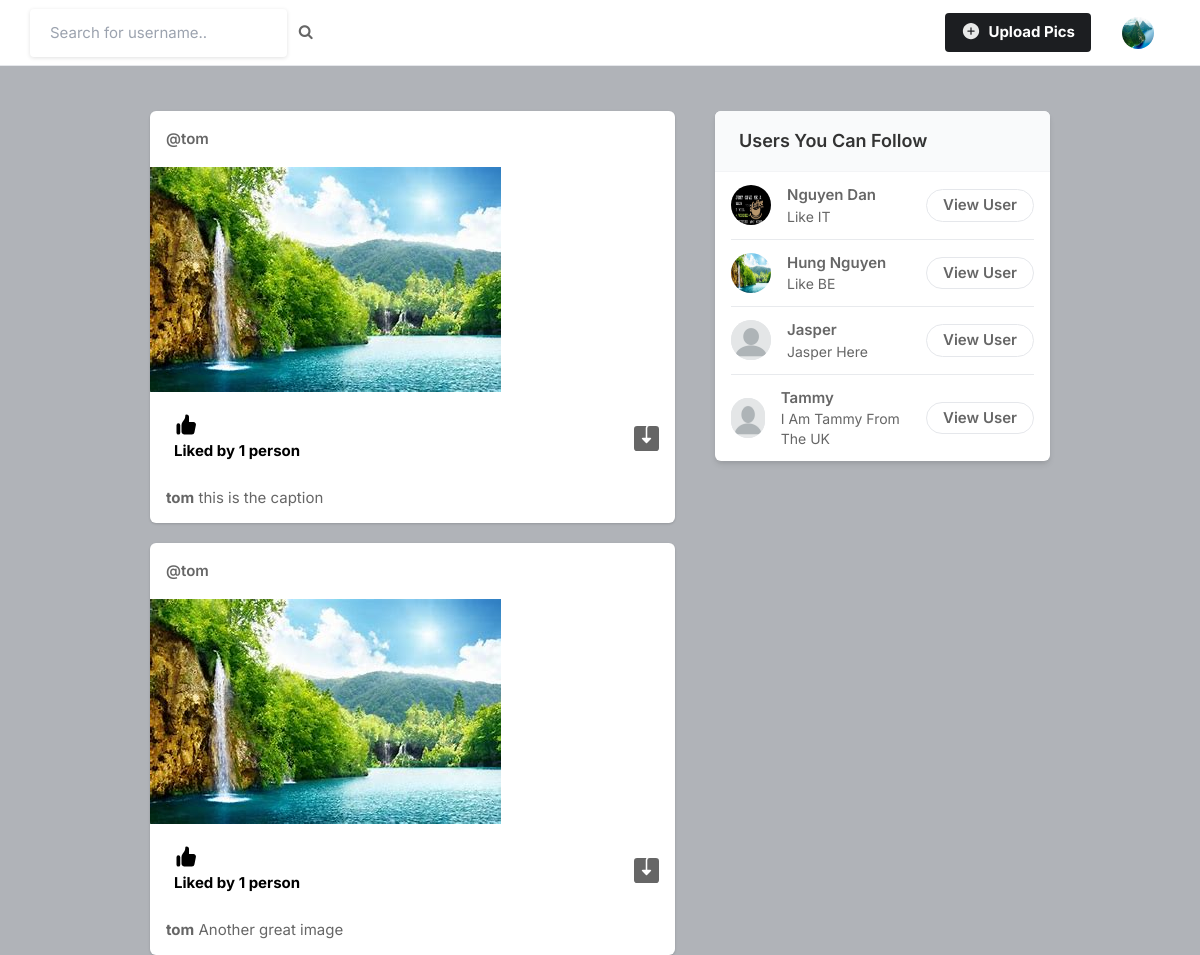
The page / (signed in) on the database its author committed.
### core/models.py (models this page shows, shortened)
class Profile(models.Model):
    user = models.ForeignKey(User, on_delete=models.CASCADE)
    id_user = models.IntegerField()
    bio = models.TextField(blank=True)
    profileimg = models.ImageField(upload_to='profile_images', default='blank-profile-picture.png')
    location = models.CharField(max_length=100, blank=True)

class Post(models.Model):
    id = models.UUIDField(primary_key=True, default=uuid.uuid4)
    user = models.CharField(max_length=100)
    image = models.ImageField(upload_to='post_images')
    caption = models.TextField()
    created_at = models.DateTimeField(default=datetime.now)
    no_of_likes = models.IntegerField(default=0)

### core/views.py (the view)
# urls.py: path('', views.index, name='index'),
@login_required(login_url='signin')
def index(request):
    user_object = User.objects.get(username=request.user.username)
    user_profile = Profile.objects.get(user=user_object)
    user_following_list = []
    feed = []
    user_following = FollowersCount.objects.filter(follower=request.user.username)
    for users in user_following:
        user_following_list.append(users.user)
    for usernames in user_following_list:
        feed_lists = Post.objects.filter(user=usernames)
        feed.append(feed_lists)
    feed_list = list(chain(*feed))
    all_users = User.objects.all()
    user_following_all = []
    for user in user_following:
        user_list = User.objects.get(username=user.user)
        user_following_all.append(user_list)
    new_suggestions_list = [x for x in list(all_users) if (x not in list(user_following_all))]
    current_user = User.objects.filter(username=request.user.username)
    final_suggestions_list = [x for x in list(new_suggestions_list) if ( x not in list(current_user))]
    random.shuffle(final_suggestions_list)
    username_profile = []
    username_profile_list = []
    for users in final_suggestions_list:
        username_profile.append(users.id)
    for ids in username_profile:
        profile_lists = Profile.objects.filter(id_user=ids)
        username_profile_list.append(profile_lists)
    suggestions_username_profile_list = list(chain(*username_profile_list))
    return render(request, 'index.html', {'user_profile': user_profile, 'posts':feed_list, 'suggestions_username_profile_list': suggestions_username_profile_list[:4]})

### templates/index.html (shortened to what this page needs)
{% load static %}
<!DOCTYPE html>
<html lang="en">
<head>
    <link rel="stylesheet" href="{% static 'assets/css/icons.css' %}">
    <link rel="stylesheet" href="{% static 'assets/css/uikit.css' %}">
    <link rel="stylesheet" href="{% static 'assets/css/style.css' %}">
    <link rel="stylesheet" href="{% static 'assets/css/tailwind.css' %}">
    <link rel="stylesheet" href="https://cdnjs.cloudflare.com/ajax/libs/font-awesome/4.7.0/css/font-awesome.min.css">
</head>
<body>
            <header>
                <div class="header_inner">
                    <form action="/search" method="POST">
                    <div class="left-side">
                            <input type="text" name="username" placeholder="Search for username..">&nbsp; &nbsp;
                            <button type="submit"><i class="fa fa-search fa-1x"></i></button>
                    </div>
                    </form>
                    <div class="right-side lg:pr-4">
                        <a href="#"
                            class="bg-pink-500 flex font-bold hidden hover:bg-pink-600 hover:text-white inline-block items-center lg:block max-h-10 mr-4 px-4 py-2 rounded shado text-white">
                            <ion-icon name="add-circle" class="-mb-1
                             mr-1 opacity-90 text-xl uilus-circle"></ion-icon> Upload Pics
                        </a>
                        <a href="#">
                            <img src="{{user_profile.profileimg.url}}" class="header-avatar" alt="">
                        </a>
                    </div>
                </div>
            </header>
            <div class="container m-auto">
                <div class="lg:flex justify-center lg:space-x-10 lg:space-y-0 space-y-5">
                    <div class="space-y-5 flex-shrink-0 lg:w-7/12">
                        {% for post in posts reversed %}
                        <div class="bg-white shadow rounded-md  -mx-2 lg:mx-0">
                            <div class="flex justify-between items-center px-4 py-3">
                                <div class="flex flex-1 items-center space-x-4">
                                    <span class="block font-semibold "><a href="/profile/{{post.user}}">@{{post.user}}</a></span>
                                </div>
                              <div>
                                <a href="#"> <i class="icon-feather-more-horizontal text-2xl hover:bg-gray-200 rounded-full p-2 transition -mr-1 "></i> </a>
                              </div>
                            </div>
                            <div uk-lightbox>
                                <a href="{{post.image.url}}">
                                    <img src="{{post.image.url}}" alt="">
                                </a>
                            </div>
                            <div class="py-3 px-4 space-y-3">
                                <div class="flex space-x-4 lg:font-bold">
                                    <a href="/like-post?post_id={{post.id}}" class="flex items-center space-x-2">
                                        <div class="p-2 rounded-full text-black">
                                            {% if post.no_of_likes == 0 %}
                                            <p>No likes</p>
                                            {% elif post.no_of_likes == 1 %}
                                            <p>Liked by {{post.no_of_likes}} person</p>
                                            {% else %}
                                            <p>Liked by {{post.no_of_likes}} people</p>
                                            {% endif %}
                                        </div>
                                    </a>
                                    <a href="{{post.image.url}}" class="flex items-center space-x-2 flex-1 justify-end" download>
                                    </a>
                                </div>
                                <p>
                                    <a href="/profile/{{post.user}}"><strong>{{post.user}}</strong></a> {{post.caption}}
                                </p>
                            </div>
                        </div>
                        {% endfor %}
                    </div>
                    <div class="lg:w-5/12">
                        <div class="bg-white  shadow-md rounded-md overflow-hidden">
                            <div class="bg-gray-50  border-b border-gray-100 flex items-baseline justify-between py-4 px-6 ">
                                <h2 class="font-semibold text-lg">Users You Can Follow</h2>
                            </div>
                            <div class="divide-gray-300 divide-gray-50 divide-opacity-50 divide-y px-4 ">
                                {% for suggestion in suggestions_username_profile_list %}
                                <div class="flex items-center justify-between py-3">
                                    <div class="flex flex-1 items-center space-x-4">
                                        <a href="/profile/{{suggestion.user}}">
                                            <img src="{{suggestion.profileimg.url}}" class="bg-gray-200 rounded-full w-10 h-10">
                                        </a>
                                        <div class="flex flex-col">
                                            <span class="block capitalize font-semibold"> {{suggestion.user}} </span>
                                            <span class="block capitalize text-sm"> {{suggestion.bio}} </span>
                                        </div>
                                    </div>
                                    <a href="/profile/{{suggestion.user}}" class="border border-gray-200 font-semibold px-4 py-1 rounded-full hover:bg-pink-600 hover:text-white hover:border-pink-600 "> View User </a>
                                </div>
                                {% endfor %}
                            </div>
                        </div>
                    </div>
                </div>
            </div>
</body>
</html>

### static/assets/css/style.css (style rules this page uses)
body { background-color: #B0B3B8!important; }
button { vertical-align: middle; }
input { height: 48px; line-height: 48px; padding: 0 20px; outline: none; font-size: 15px; color: #808080; max-width: 100%; width: 100%; -webkit-box-sizing: border-box; box-sizing: border-box; display: block; font-weight: 400; opacity: 1; border-radius: 4px; border: none; -webkit-box-shadow: 0 1px 4px 0px rgba(0, 0, 0, 0.12); box-shadow: 0 1px 4px 0px rgba(0, 0, 0, 0.12); }
input[type="text"], input[type="password"], input[type="email"], input[type="number"] { height: 48px; line-height: 48px; padding: 0 20px; outline: none; font-size: 15px; color: #808080; max-width: 100%; width: 100%; -webkit-box-sizing: border-box; box-sizing: border-box; display: block; font-weight: 400; opacity: 1; border-radius: 4px; border: none; -webkit-box-shadow: 0 1px 4px 0px rgba(0, 0, 0, 0.12); box-shadow: 0 1px 4px 0px rgba(0, 0, 0, 0.12); }
input { -webkit-transition: all 0.1s ease-in-out; transition: all 0.1s ease-in-out; }
::placeholder { color: #808080; opacity: 1; }
button { border: none; margin: 0; padding: 0; width: auto; overflow: visible; background: transparent; color: inherit; font: inherit; line-height: normal; cursor: pointer; }
a { color: #be185d; -webkit-transition: 0.3s; transition: 0.3s; outline: none !important; }
button { outline: none !important; }
img { max-width: 100%; }
body { color: #666; font-size: 15px; line-height: 27px; background-color: #f0f2f5; font-family: "Inter", sans-serif; text-transform: none; }
body p { font-size: 15px; line-height: 27px; }
h1, h2, h3, h4, h5, h6 { font-family: "Inter", sans-serif; text-transform: none; }
input[type="text"], input[type="password"], input[type="email"] { font-family: "Inter", sans-serif; text-transform: none; }
button, body .pac-container { font-family: "Inter", sans-serif; text-transform: none; }
h1, h2, h3, h4, h5, h6 { color: #333; font-weight: 500; margin: 0; padding: 0; }
h2 { font-size: 26px; }
b, strong { font-weight: 700 !important; }
@media (min-width: 1024px) { .container { max-width: 900px !important; padding-top: 45px; } }
header { background-color: #fff; left: 0; right: 0; top: 0; z-index: 99; height: 66px; display: -webkit-box; display: -ms-flexbox; display: flex; -webkit-box-align: center; -ms-flex-align: center; align-items: center; border-bottom: 1px solid #e5e7eb; }
header .header_inner { display: -webkit-box; display: -ms-flexbox; display: flex; -webkit-box-align: center; -ms-flex-align: center; align-items: center; max-width: 1090px; margin: auto; width: 100%; max-width: 100% !important; padding: 0 30px; }
header .header_inner .left-side { display: -webkit-box; display: -ms-flexbox; display: flex; -webkit-box-align: center; -ms-flex-align: center; align-items: center; }
header .header_inner .right-side { display: -webkit-box; display: -ms-flexbox; display: flex; -webkit-box-align: center; -ms-flex-align: center; align-items: center; -webkit-box-pack: end; -ms-flex-pack: end; justify-content: flex-end; margin-left: auto; }
header .header_inner .right-side .header-avatar { width: 32px; height: 32px; border-radius: 100%; margin-left: 15px; }

### rows shown on the page
Profile: profileimg (picture)
Post: user "tom", image (picture), no_of_likes "1", caption "this is the caption"
Post: user "tom", image (picture), no_of_likes "1", caption "Another great image"
Profile: profileimg (picture), user "Nguyen Dan", bio "Like IT"
Profile: profileimg (picture), user "Hung Nguyen", bio "Like BE"
Profile: profileimg (placeholder picture), user "Jasper", bio "Jasper Here"
Profile: profileimg (placeholder picture), user "Tammy", bio "I Am Tammy From The UK"
